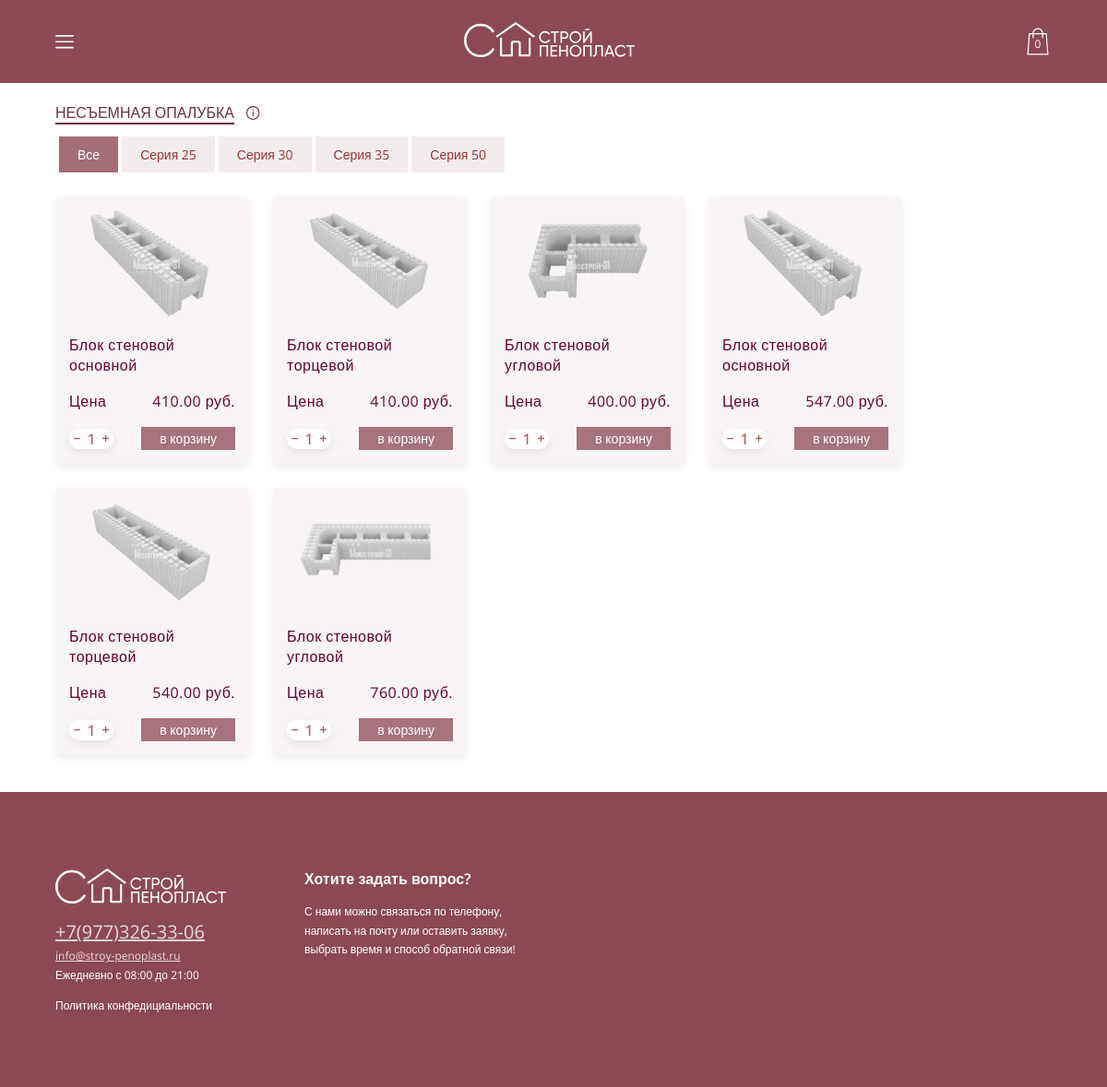
/shop/opalubka, run on an earlier commit of the app's database.
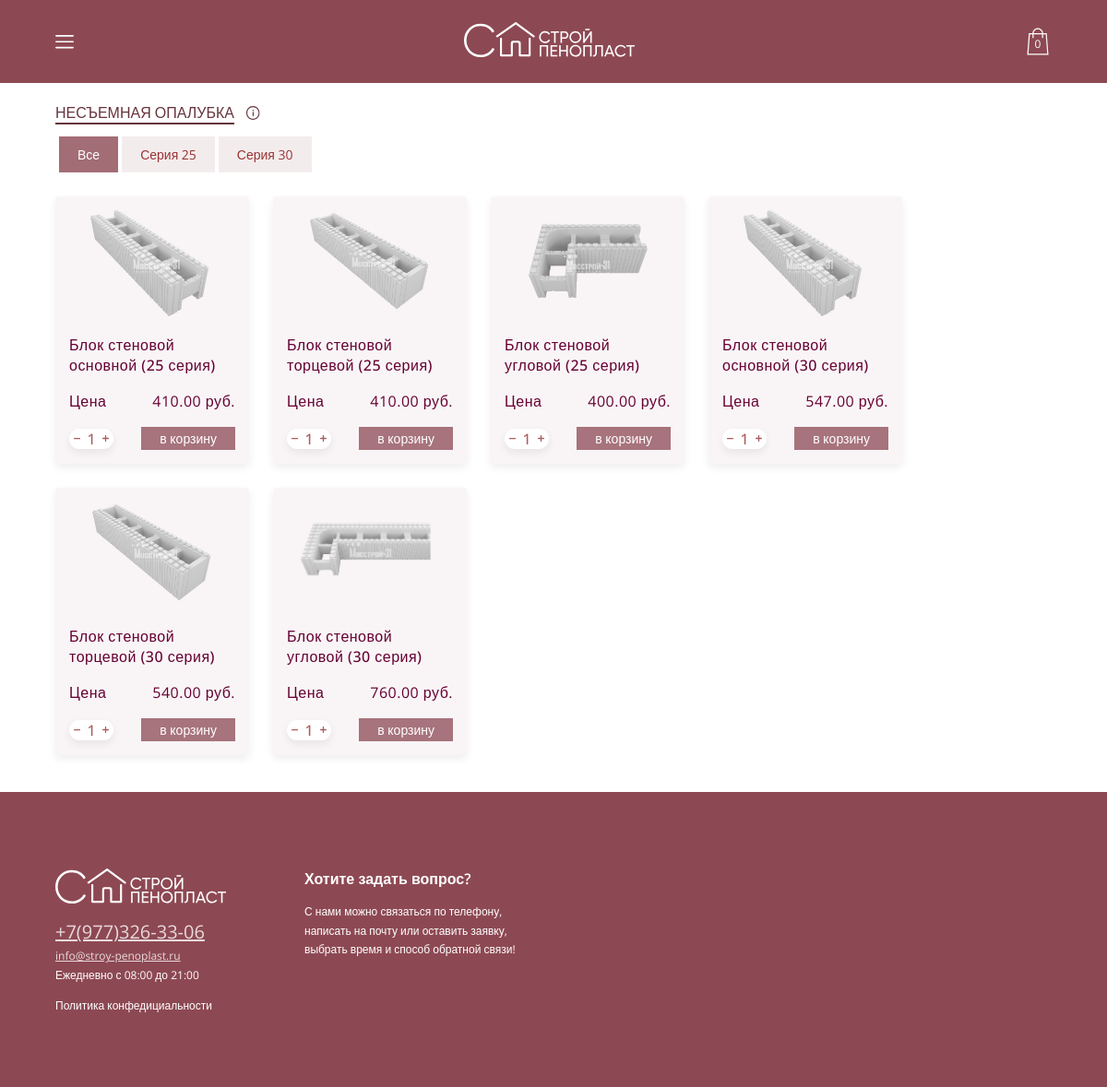
And on a later commit of the database.
### shop/models.py (models this page shows, shortened)
class ApplicationName(models.Model):
    application_name = models.CharField(max_length=200)
    def __str__(self) -> str:
        return f"{self.application_name}"

class Products(models.Model):
    product_type = models.ForeignKey(ProductTypes, on_delete=models.PROTECT)
    application = models.ForeignKey(ApplicationName, on_delete=models.PROTECT)
    product_name = models.CharField(max_length=200)
    image = models.CharField(max_length=200, blank=True)
    price = models.DecimalField(max_digits=10, decimal_places=2)
    unit = models.CharField(max_length=200, blank=True)
    character1 = models.CharField(max_length=200, blank=True)
    character2 = models.CharField(max_length=200, blank=True)
    character3 = models.CharField(max_length=200, blank=True)
    character4 = models.CharField(max_length=200, blank=True)
    description = models.TextField(blank=True)

### shop/views.py (the view)
# urls.py: path('opalubka', views.shop_opalubka, name='shop'),
def shop_opalubka(request):
    return shop_view_product_type(request, 2, 'Все', 'НЕСЪЕМНАЯ ОПАЛУБКА')

### functions/load_cart_info.py (called while the page is built, shortened)
def mobile_cart(request):
    cart_info = request.COOKIES.get('cart_info', 'default')
    carts = get_list_or_404(Carts)
    cart_empty = True
    items = []
    total_price = 0
    total_amount = 0
    for cart in carts:
        if cart.user_id == cart_info and cart_info != 'default':
            total_price += int(cart.cart_product.price) * int(cart.amount)
            total_amount += int(cart.amount)
            cart_empty = False
            items.append({
                'product_name': cart.cart_product.product_name,
                'image': cart.cart_product.image,
                'price' : cart.cart_product.price,
                'amount': cart.amount,
                'id': cart.cart_product.id
            })
    if cart_empty:
        context = {
            'cart_empty': True,
            'amount': 0,
            'price': 0
        }
        return (context, 'default')

### shop/templates/shop.html (shortened to what this page needs)
{% load static %}
<!DOCTYPE html>
<html lang="en">
<head>
    <link rel="stylesheet" href="{% static 'shop.css' %}">
</head>
<body>
    {% include 'header.html' %}
    {% include 'footer.html' %}
    {% include 'shop_content.html' %}
</body>
</html>

### shop/templates/shop_content.html (shortened to what this page needs)
{% block content %}
{% load static %}
<div class="content">
    <div class="shop_title">
        <h1>{{ product_type }}</h1>
        <img src="{% static 'images/shop/info.svg' %}" alt="">
    </div>
    {% if menu %}
    <div class="shop_filter">
        {% for item in menu %}
            <a href="{{item.link}}"><div class="shop_filter-item {% if item.active %}item-active{% endif %}">{{ item.name }}</div></a>
        {% endfor %}
    </div>
    {% endif %}
    <div class="shop_body">
        {% for product in kek %}
        <div class="shop_body-item" data-name="{{product.product_name}}" style="cursor: pointer;">
            <div class="shop_body-item_img" style="background-image: url({% static product.image %})"></div>
            <div class="shop_body-item_content">
                <h1 class="shop_body-item_name">{{product.product_name}}</h1>
                <div class="shop_body-item_price-block">
                    <h1 class="shop_body-item_price-title">Цена</h1>
                    <h1 class="shop_body-item_price">{{ product.price }} руб.</h1>
                </div>
                <div class="shop_body-item_btns">
                    <div class="shop_body-item_amount">
                        <div class="item_minus" id="shop_item-minus{{forloop.counter}}"></div>
                        <img src="{% static 'images/shop/minus.svg' %}">
                        <p class="shop_body-item_amount-amount" id="shop_item-count{{forloop.counter}}">1</p>
                        <img src="{% static 'images/shop/plus.svg' %}" alt="">
                        <div class="item_plus" id="shop_item-plus{{forloop.counter}}" ></div>
                    </div>
                    <div class="shop_body-item_tocart"  id="shop_item-btn{{forloop.counter}}" data-product="{{ product.id }}">
                        в корзину
                    </div>
                </div>
            </div>
        </div>
        {% endfor %}
    </div>
</div>
{% endblock %}

What changed in the data, as far as the page shows it:
no longer on this page (row unchanged): ApplicationName: name "Серия 35"
no longer on this page (row unchanged): ApplicationName: name "Серия 50"
changed Products: product_name "Блок стеновой основной" → "Блок стеновой основной (25 серия)"
changed Products: product_name "Блок стеновой торцевой" → "Блок стеновой торцевой (25 серия)"
changed Products: product_name "Блок стеновой угловой" → "Блок стеновой угловой (25 серия)"
changed Products: product_name "Блок стеновой основной" → "Блок стеновой основной (30 серия)"
changed Products: product_name "Блок стеновой торцевой" → "Блок стеновой торцевой (30 серия)"
changed Products: product_name "Блок стеновой угловой" → "Блок стеновой угловой (30 серия)"
